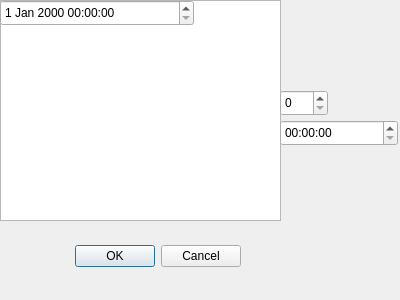
<?xml version="1.0" encoding="UTF-8"?>
<ui version="4.0">
 <class>Dialog</class>
 <widget class="QDialog" name="Dialog">
  <property name="geometry">
   <rect>
    <x>0</x>
    <y>0</y>
    <width>400</width>
    <height>300</height>
   </rect>
  </property>
  <property name="windowTitle">
   <string>Dialog</string>
  </property>
  <widget class="QDialogButtonBox" name="buttonBox">
   <property name="geometry">
    <rect>
     <x>-100</x>
     <y>240</y>
     <width>341</width>
     <height>32</height>
    </rect>
   </property>
   <property name="orientation">
    <enum>Qt::Horizontal</enum>
   </property>
   <property name="standardButtons">
    <set>QDialogButtonBox::Cancel|QDialogButtonBox::Ok</set>
   </property>
  </widget>
  <widget class="QListView" name="listView">
   <property name="geometry">
    <rect>
     <x>0</x>
     <y>0</y>
     <width>281</width>
     <height>221</height>
    </rect>
   </property>
  </widget>
  <widget class="QSpinBox" name="spinBox">
   <property name="geometry">
    <rect>
     <x>280</x>
     <y>90</y>
     <width>48</width>
     <height>26</height>
    </rect>
   </property>
  </widget>
  <widget class="QDateTimeEdit" name="dateTimeEdit">
   <property name="geometry">
    <rect>
     <x>0</x>
     <y>0</y>
     <width>194</width>
     <height>26</height>
    </rect>
   </property>
  </widget>
  <widget class="QTimeEdit" name="timeEdit">
   <property name="geometry">
    <rect>
     <x>280</x>
     <y>120</y>
     <width>118</width>
     <height>26</height>
    </rect>
   </property>
  </widget>
 </widget>
 <resources/>
 <connections>
  <connection>
   <sender>buttonBox</sender>
   <signal>accepted()</signal>
   <receiver>Dialog</receiver>
   <slot>accept()</slot>
   <hints>
    <hint type="sourcelabel">
     <x>248</x>
     <y>254</y>
    </hint>
    <hint type="destinationlabel">
     <x>157</x>
     <y>274</y>
    </hint>
   </hints>
  </connection>
  <connection>
   <sender>buttonBox</sender>
   <signal>rejected()</signal>
   <receiver>Dialog</receiver>
   <slot>reject()</slot>
   <hints>
    <hint type="sourcelabel">
     <x>316</x>
     <y>260</y>
    </hint>
    <hint type="destinationlabel">
     <x>286</x>
     <y>274</y>
    </hint>
   </hints>
  </connection>
 </connections>
</ui>
